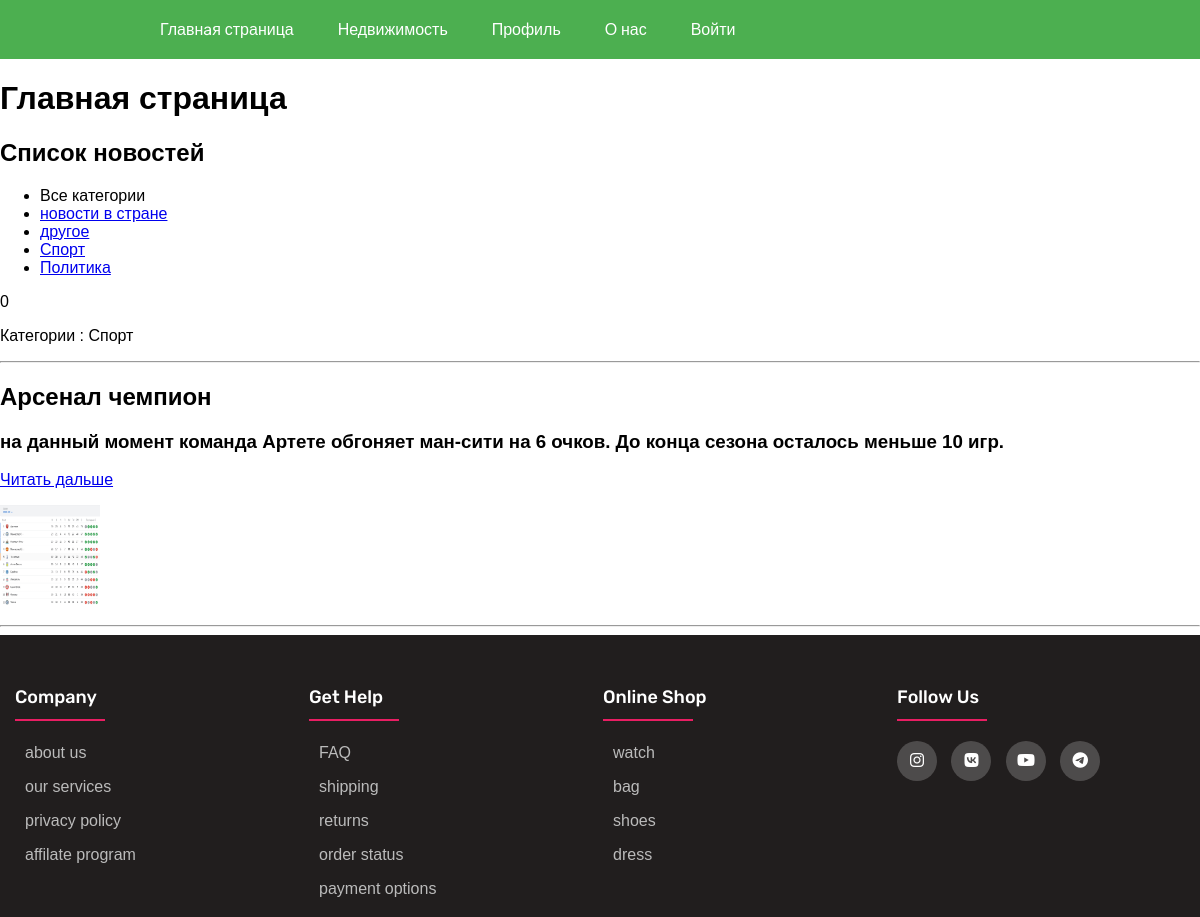
The app's page /, older data.
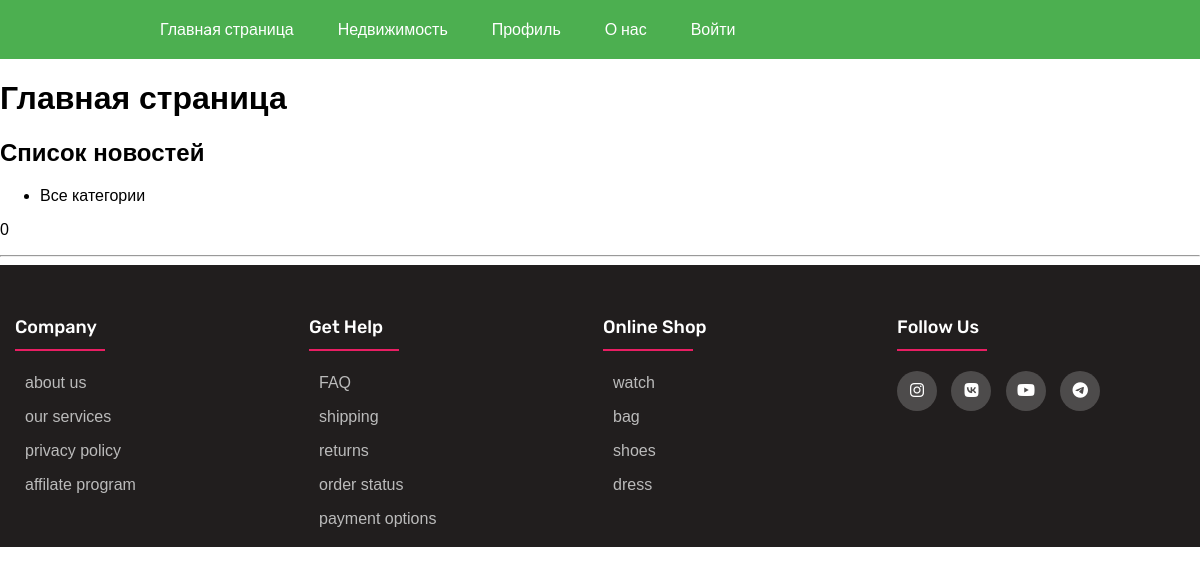
The same page, newer data.
### news/models.py (models this page shows, shortened)
class Category(models.Model):
    name = models.CharField(max_length=100, db_index=True, verbose_name="Название")
    description = models.TextField(verbose_name="Описание")
    slug = models.SlugField(max_length=255, unique=True, db_index=True, verbose_name='URL')
    def __str__(self):
        return self.name
    def get_absolute_url(self):
        return reverse('category', kwargs={'category_slug': self.slug})
    class Meta:
        verbose_name = 'Категория новости'
        verbose_name_plural = 'Категории новостей'
        ordering = ['-name']  # обратное направление

class News(models.Model):
    title = models.CharField(max_length=100, verbose_name='Заголовок')
    content = models.TextField(blank=True, verbose_name='Контен')
    slug = models.SlugField(max_length=255, unique=True, db_index=True, verbose_name='URL')
    created_at = models.DateTimeField(auto_now_add=True, verbose_name='Дата создания')
    updated_at = models.DateTimeField(auto_now=True, verbose_name='Дата редактирования ')
    photo = models.ImageField(upload_to='photos/%Y/%m/%d/', verbose_name='Фотография')
    ispublic = models.BooleanField(default=True, verbose_name='Публикация')
    category = models.ForeignKey('Category', on_delete=models.PROTECT, null=True)
    def get_absolute_url(self):
        return reverse('post', kwargs={'post_slug': self.slug})  # абслоютная ссылка
    class Meta:  # админка
        verbose_name = 'Новость'
        verbose_name_plural = 'Новости'
        ordering = ['title']

### news/views.py (the view)
# urls.py: path('', index, name='home'),
def index(request):
    category = Category.objects.all()
    posts = News.objects.all()
    context = {'title': 'Главная страница',
               'menu': menu,
               'posts': posts,
               'category': category,
               'category_selected': 0,
               }
    return render(request, 'news/index.html', context=context)

### news/templates/news/index.html
{% extends 'news/base.html' %}
{%block content %}
<h2> Список новостей</h2>
<div class="news">
    <div class="nav_news_block">
        <ul class="nav_news">
            {%if category_selected == 0 %}
            <li class="selected"> Все категории</li>
            {%else%}
            <li><<a href="{%url 'home'%}"> Все категории</a></li>
            {%endif%}
        {%for c in category%}
            {%if c.slug == category_selected  %}
            <li class="selected">{{c.name}}</li>
            {% else %}
            <li><a href="{{c.get_absolute_url}}">{{c.name}}</a></li>
            {%endif%}
        {%endfor%}
        </ul>
        <p>{{category_selected}}</p>
    </div>
    {%for post in posts %}
    <div class="text_news">
        <p class="category_news">Категории : {{post.category}}</p>
        <hr>
        <h2>{{post.title}}</h2>
        {%autoescape on%}
        <h3>{{post.content|truncatewords:50}}</h3>
        {%endautoescape%}
        <a href="{{ post.get_absolute_url}}" class="red_news">Читать дальше </a>
    </div >
    <div class="block_img_news">
    {%if post.photo%}
        <p><img  class="img_news" src="{{post.photo.url}}" width="100" height="100"></p>
    </div>
    {%endif%}
    {%endfor%}
    <hr>
</div>
{%endblock content%}

Row changes from the older to the newer data that the page shows:
removed Category: name "новости в стране"
removed Category: name "другое"
removed Category: name "Спорт"
removed Category: name "Политика"
removed News: category "Спорт", title "Арсенал чемпион", content "на данный момент команда Артете обгоняет ман-сити на 6 очков. До конца сезона осталось меньше 10 игр.", photo (picture)
